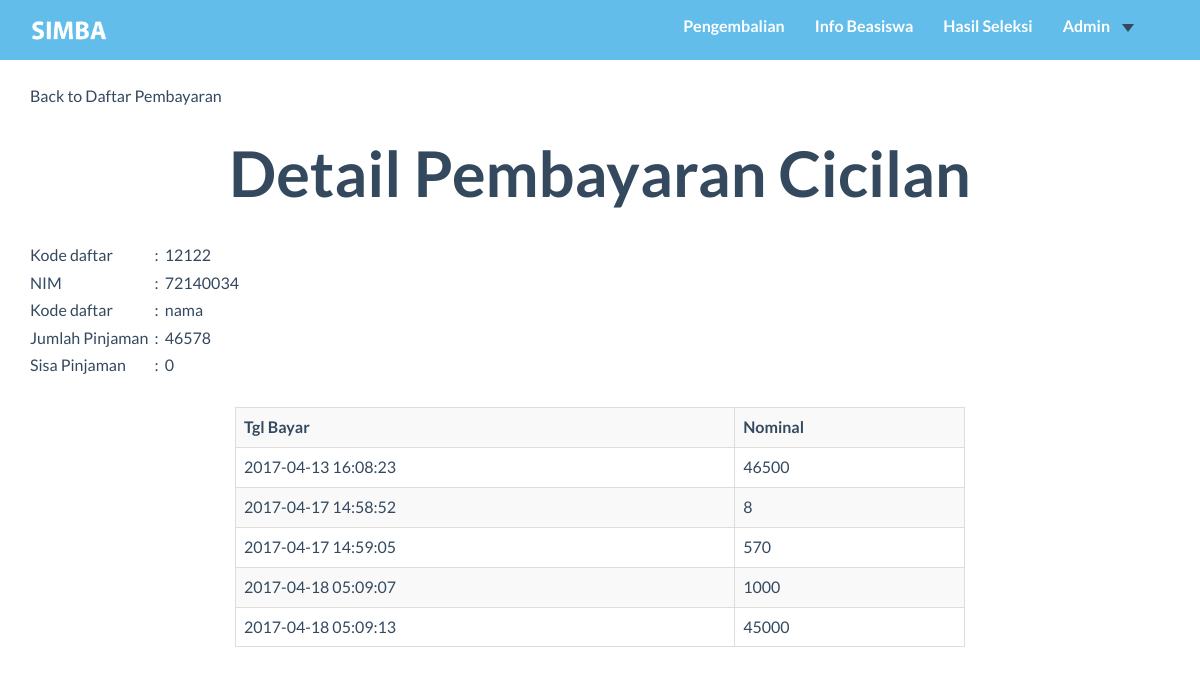
/user_admin/detail_cicilan.php?kd_dftar=12122, run on an earlier commit of the app's database.
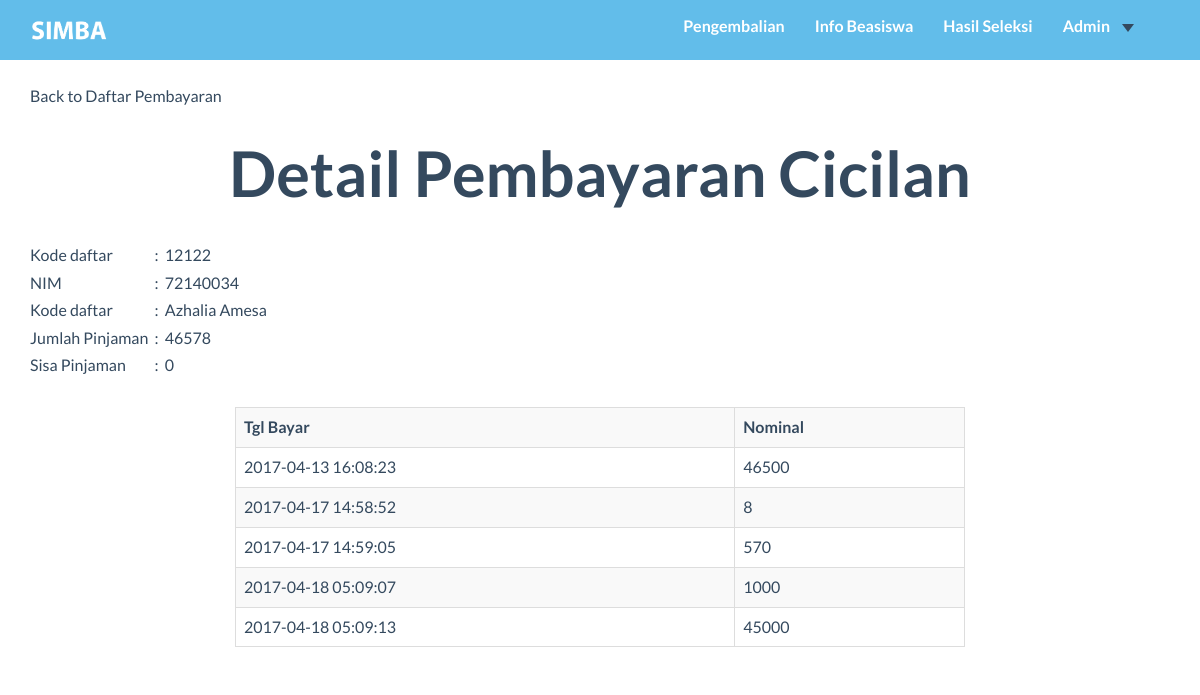
And on a later commit of the database.
### tables this page shows
CREATE TABLE `pendaftaran` (
  `kd_daftar` int(8) NOT NULL,
  `nim` char(8) NOT NULL,
  `kd_bsw` char(3) NOT NULL,
  `tgl_daftar` timestamp NOT NULL DEFAULT CURRENT_TIMESTAMP,
  `nominal_pengajuan` int(11) NOT NULL,
  `nominal_disetujui` int(11) DEFAULT NULL,
  `sisa_pinjaman` int(11) DEFAULT NULL
);

CREATE TABLE `mahasiswa` (
  `NIM` char(8) NOT NULL,
  `kd_prodi` char(2) NOT NULL,
  `nama_mhs` varchar(99) NOT NULL,
  `gender` char(1) NOT NULL,
  `tgl_lahir` date NOT NULL,
  `email` varchar(99) NOT NULL,
  `alamat` varchar(999) NOT NULL,
  `kode_pos` char(5) NOT NULL,
  `no_telp` char(12) NOT NULL,
  `total_sks` int(11) NOT NULL
);

### user_admin/detail_cicilan.php (the view, shortened to what this page needs)
<?php
Include("../function/koneksi.php");
$kd_dftr =$_GET['kd_dftar'];
$sqlDetail = "SELECT * FROM pengembalian WHERE kd_daftar = '$kd_dftr'";
$excSqlDetail = mysqli_query($koneksi, $sqlDetail);
$sqlMaster  = "SELECT * FROM pendaftaran NATURAL  JOIN mahasiswa WHERE kd_daftar = '$kd_dftr'";
$excSqlMaster = mysqli_query($koneksi, $sqlMaster);
$rowMaster=mysqli_fetch_array($excSqlMaster);
?>
<!DOCTYPE html>
<html lang="en">
<head>
    <link href="../css/bootstrap.min.css" rel="stylesheet">
    <link rel="stylesheet" href="https://maxcdn.bootstrapcdn.com/bootstrap/3.3.7/css/bootstrap.min.css">
    <link href="../font-awesome/css/font-awesome.min.css" rel="stylesheet">
    <link href="../css/general.css" rel="stylesheet">
    <link href="../css/custom.css" rel="stylesheet">
    <link href="../css/owl.carousel.css" rel="stylesheet">
    <link href="../css/owl.theme.css" rel="stylesheet">
    <link href="../css/style.css" rel="stylesheet">
    <link href="../css/animate.css" rel="stylesheet">
    <link rel="stylesheet" href="../css/magnific-popup.css">
</head>
<body>
<nav class="navbar-default" role="navigation" style="position: fixed; top: 0px;">
    <div class="container">
        <a class="" href="index.php">
            <img src="../img/logo2.png" height="45px" style="margin-top:8px; margin-left:0" id="logo"/>
        </a>
        <div class="collapse navbar-collapse navbar-right navbar-ex1-collapse stuckMenu">
            <ul class="nav navbar-nav">
                <li class="menuItem"><a href="Cicilan.php">Pengembalian </a></li>
                <li class="menuItem"><a href="../index.php#infoBeasiswa">Info Beasiswa </a></li>
                <li class="menuItem"><a href="../index.php#hasilSeleksi">Hasil Seleksi </a></li>
                <li class="menuItem dropdown">
                    <a class="dropdown-toggle" data-toggle="dropdown" href="#">Admin<span class="caret"></span></a>
                </li>
            </ul>
        </div>
    </div>
</nav>
<br/><br/><br/>
<div class="container">
    <a href="detail_cicilan.php">Back to Daftar Pembayaran</a>
    <h2 class="text-center">Detail Pembayaran Cicilan</h2>
    <br/>
    <table>
        <tr>
            <td>Kode daftar</td>
            <td> &nbsp; : &nbsp; </td>
            <td><?php echo $rowMaster['kd_daftar']?> </td>
        </tr>
        <tr>
            <td>NIM</td>
            <td> &nbsp; : &nbsp; </td>
            <td><?php echo $rowMaster['nim']?> </td>
        </tr>
        <tr>
            <td>Kode daftar</td>
            <td> &nbsp; : &nbsp; </td>
            <td><?php echo  $rowMaster['nama_mhs']?> </td>
        </tr>
        <tr>
            <td>Jumlah Pinjaman</td>
            <td> &nbsp; : &nbsp; </td>
            <td><?php echo  $rowMaster['nominal_disetujui']?> </td>
        </tr>
        <tr>
            <td>Sisa Pinjaman</td>
            <td> &nbsp; : &nbsp; </td>
            <td><?php echo  $rowMaster['sisa_pinjaman']?> </td>
        </tr>
    </table>
    <br/>
    <div class="col-md-2"></div>
    <div class="col-md-8">
    <table class="table table-bordered table-striped">
        <tr>
            <th>Tgl Bayar</th>
            <th>Nominal</th>
        </tr>
    <?php
    while($row = mysqli_fetch_array($excSqlDetail)){
        echo'
        <tr>
            <td>'.$row['tgl_bayar'].'</td>
            <td>'.$row['nominal_bayar'].'</td>
        </tr>
        ';
    }
    ?>
    </table>
    </div>
</div>
</body>
</html>

What changed in the data, as far as the page shows it:
changed through a linked row, pendaftaran id 12122: nim.nama_mhs "nama" → "Azhalia Amesa"
